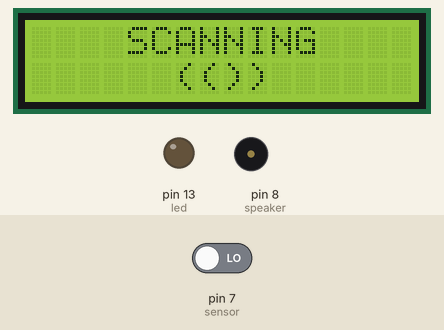
Simulated run of this sketch. Board: Arduino Uno, built with avr-gcc and run on an emulated ATmega328P. Shown: 16×2 character LCD, output pins drawn as LEDs (lit = HIGH), buzzer (waves = sounding, pin HIGH). Dashed ring = blinking. The inputs (shaded band) are chosen by the test bench; at power-on: pin 7 (sensor) LOW.

Above: at 1.8 s.
1.9 s: pin 7 (sensor) driven HIGH
At 2.5 s:
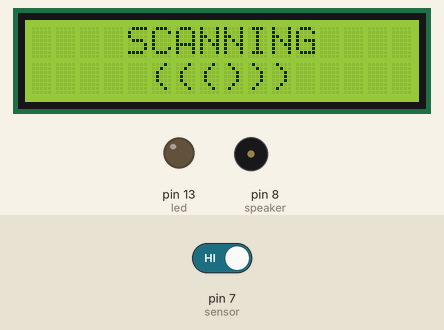
At 3.0 s:
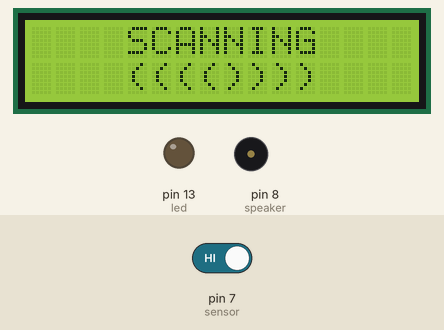
4.9 s: pin 7 (sensor) driven LOW
At 6.6 s:
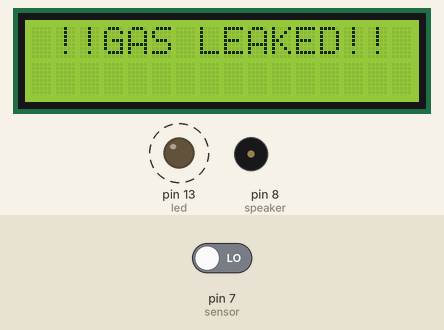
Timing chart, 0 to 31.2 s (numbered marks = the images above; inputs shaded):
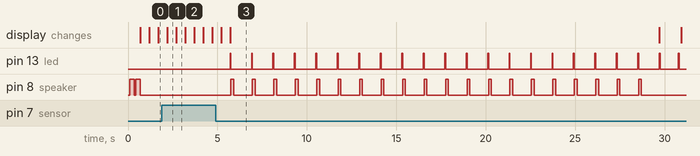

The sketch:

watchdog.ino
```cpp
#include <SoftwareSerial.h>
#include <LiquidCrystal.h>
LiquidCrystal lcd(12, 11, 5, 4, 3, 2);
SoftwareSerial mySerial(9,10);//Rx TX

int sensor=7;
int speaker=8;
int gas_value,Gas_alert_val, Gas_shut_val;
int Gas_Leak_Status;
int bl_data=0;
int bt_confirm=1;
int scandelay=500;
int led=13;
void setup()
{


pinMode(sensor,INPUT);
pinMode(speaker,OUTPUT);
pinMode(led,OUTPUT);


lcd.begin(16,2);
lcd.clear();
mySerial.begin(9600);
mySerial.println("Bluetooth Connected..");//


digitalWrite(speaker,HIGH);
delay(250);
digitalWrite(speaker,LOW);
delay(100);            //microcontroller reset buzz
digitalWrite(speaker,HIGH);
delay(250);
digitalWrite(speaker,LOW);
}

void loop()
{

CheckGas();

}

void CheckGas()
{

lcd.clear();
scannning_lcd_ani();
Gas_alert_val=ScanGasLevel();
if(Gas_alert_val==LOW)
{
 SetAlert();
}
}

int ScanGasLevel()
{
gas_value=digitalRead(sensor); // reads the sensor output

return gas_value;
}

void SetAlert()

{

  set_alert_display_and_beep();

  if(CheckShutDown()!=0){
    lcd.clear();
    lcd.setCursor(3,0);
    lcd.print("BLUETOOTH");
    lcd.setCursor(4,1);
    lcd.print("ALERTING");
    led_alert();
	delay(1000);

    if(bl_data==0){
    serial_bluetooth();
    }
	else{
	lcd.clear();
	lcd.print("BLUETOOTH");
    lcd.setCursor(0,1);
    lcd.print("ALERTED");
    led_alert();
	delay(1000);
	}


    CheckShutDown();
  }


}

int CheckShutDown()
{
Gas_shut_val=ScanGasLevel();
if(Gas_shut_val==HIGH)
{
lcd.clear();
lcd.setCursor(0,0);
lcd.print("NO GAS LEAKING");
lcd.setCursor(6,1);
lcd.print("Now");
delay(5000);
return 0;
}
else
  return 1;
}

void scannning_lcd_ani(){

    lcd.setCursor(0,0);
    lcd.print("    SCANNING");
    delay(scandelay);
    lcd.setCursor(7,1);
    lcd.print("()");
    delay(scandelay);
    lcd.setCursor(6,1);
    lcd.print("(())");
    delay(scandelay);
    lcd.setCursor(5,1);
    lcd.print("((()))");
    delay(scandelay);
    lcd.setCursor(4,1);
    lcd.print("(((())))");
    delay(scandelay);

}
void set_alert_display_and_beep(){
  lcd.clear();
  lcd.setCursor(1,0);
  lcd.print("!!GAS LEAKED!!");
  int count=20;
  while(count>0){
    led_alert();
    digitalWrite(speaker,HIGH);
    delay(150);
    digitalWrite(speaker,LOW);
    count--;
    delay(1000);
  }


}

void serial_bluetooth(){

    led_alert();
    mySerial.println("!!GAS LEAKED ON KITCHEN!!");
    if(mySerial.available()){
		bl_data = mySerial.read();
	}
    delay(100);


   }


void led_alert(){

  digitalWrite(13,HIGH);
  delay(25);
  digitalWrite(13,LOW);
  digitalWrite(13,HIGH);
  delay(25);
  digitalWrite(13, LOW);

}
```

Measured:
- after the input at 1.9 s, pin 13 (led), pin 8 (speaker): stops changing and stays LOW
- after the input at 4.9 s, pin 13 (led): alternates HIGH for 0.05 s and LOW for 1.2 s, starting after 0.81 s; pin 8 (speaker): alternates HIGH for 0.15 s and LOW for 1.1 s, 40 changes in all, then stays LOW, starting after 0.86 s; the display: first differs from a run without the input after 0.81 s (image 3)
- what the display in image 1 shows lasts 0.5 s, from 2.2 s to 2.7 s
